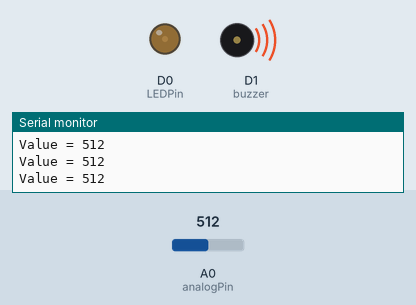
This sketch was run on a simulated ESP8266 (NodeMCU). Parts: output pins drawn as LEDs (lit = HIGH), buzzer (waves = sounding), the last lines printed to the serial monitor. Inputs (shaded band) come from the test bench; at power-on: A0 (analogPin) = 512.

Above: at 3.2 s.
3.3 s: A0 (analogPin) set to 681
At 4.5 s:
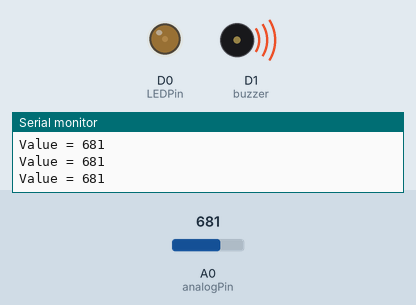
4.8 s: A0 (analogPin) set to 710
At 5.8 s:
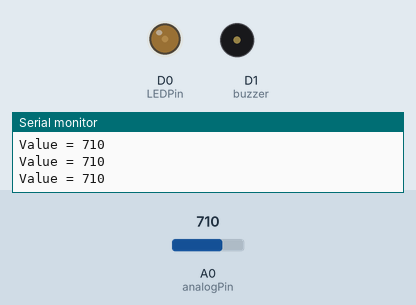
Timing chart, 0 to 7.8 s (numbered marks = the images above; inputs shaded):
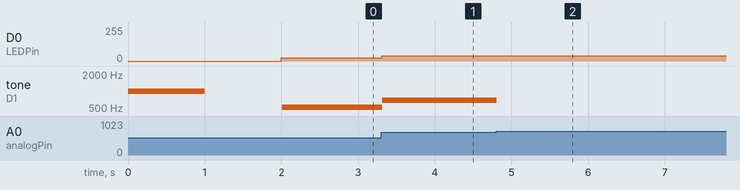

The sketch:

Digital_Ecologies_Light_Theremin.ino
```cpp
/* Digital Ecologies Light Theremin */

#define analogPin A0 // ESP8266 Analog Pin ADC0 = A0 used for the analogue light sensor
#define LEDPin D0 // ESP8266 Digital Pin used for the LED
#define buzzer D1 // ESP8266 Digital PWM Pin used for the buzzer

int val = 0;  // Variable to store analogue utput
int ledval = 0;

void setup()
{
  Serial.begin(115200); // Initialize serial communication at 115200
  pinMode(buzzer, OUTPUT);
  tone(buzzer, 1000); // Send 1KHz sound signal to the buzzer
  delay(1000);        // for 1 second
  noTone(buzzer);     // Stop sound
  delay(1000);        // Wait for 1 second
}

void loop()
{
  val = analogRead(analogPin); // Read the Analog Input value

  ledval = map(val, 150, 850, 0, 50);

  analogWrite(LEDPin, ledval);
  delay(10);

  if (val<700) {
    tone(buzzer, val);
  } else {
    noTone(buzzer);
  }

  // Print the output in the Serial Monitor
  Serial.print("Value = ");
  Serial.println(val);

}
```

Measured:
- the behaviour switches between 699 and 700 on A0 (analogPin) (found by bisection; images 1 and 2)
- after the input at 3.3 s, D0 (LEDPin): 26/255 → 38/255 at once; tone on D1 (buzzer): 512 Hz → 681 Hz at once
- after the input at 4.8 s, D0 (LEDPin): 38/255 → 40/255 at once; tone on D1 (buzzer): 681 Hz → silent at once
